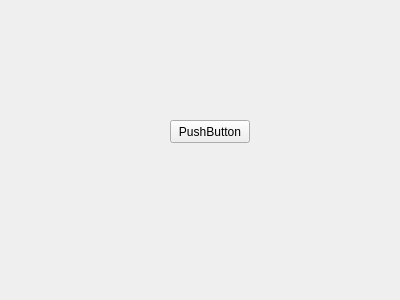
<?xml version="1.0" encoding="UTF-8"?>
<ui version="4.0">
 <class>Widget</class>
 <widget class="QWidget" name="Widget">
  <property name="geometry">
   <rect>
    <x>0</x>
    <y>0</y>
    <width>400</width>
    <height>300</height>
   </rect>
  </property>
  <property name="windowTitle">
   <string>Widget</string>
  </property>
  <widget class="QPushButton" name="pushButton">
   <property name="geometry">
    <rect>
     <x>170</x>
     <y>120</y>
     <width>80</width>
     <height>23</height>
    </rect>
   </property>
   <property name="text">
    <string>PushButton</string>
   </property>
  </widget>
 </widget>
 <layoutdefault spacing="6" margin="11"/>
 <resources/>
 <connections/>
</ui>
